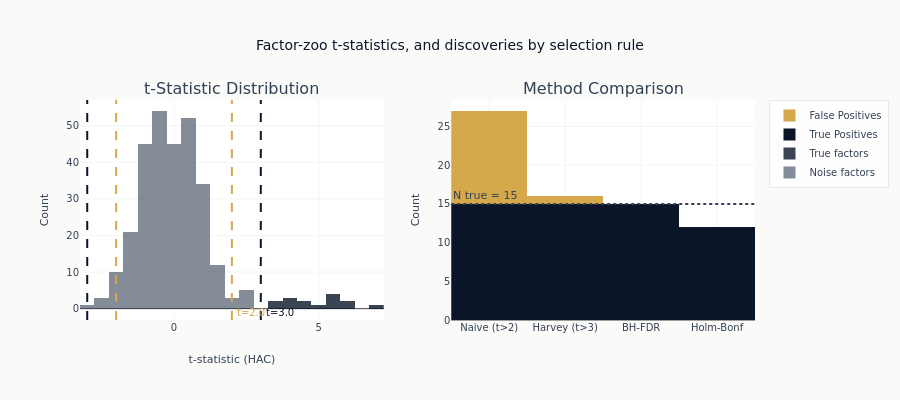

Here is the notebook cell this chart was saved with:
### Code cell
# Visualize factor zoo results
fig = make_subplots(
    rows=1, cols=2, subplot_titles=["t-Statistic Distribution", "Method Comparison"]
)

# t-stat distribution
t_stats = zoo_df["t_stat_hac"].to_numpy()
true_mask = is_true_factor

fig.add_trace(
    go.Histogram(
        x=t_stats[~true_mask],
        name="Noise factors",
        marker_color=COLORS["neutral"],
        opacity=0.6,
        nbinsx=30,
    ),
    row=1,
    col=1,
)

fig.add_trace(
    go.Histogram(
        x=t_stats[true_mask],
        name="True factors",
        marker_color=COLORS["blue"],
        opacity=0.8,
        nbinsx=15,
    ),
    row=1,
    col=1,
)

# Threshold lines with annotations
for thresh, label, color in [(2.0, "t=2.0", COLORS["amber"]), (3.0, "t=3.0", COLORS["blue"])]:
    for sign in [1, -1]:
        fig.add_vline(x=sign * thresh, line_dash="dash", line_color=color, row=1, col=1)
    fig.add_annotation(
        x=thresh,
        y=1,
        yref="paper",
        text=label,
        showarrow=False,
        font=dict(size=10, color=color),
        xanchor="left",
        yanchor="top",
        xshift=3,
        row=1,
        col=1,
    )

# Method comparison - colorblind-safe blue/orange
methods = ["Naive (t>2)", "Harvey (t>3)", "BH-FDR", "Holm-Bonf"]
tp_counts = [naive_tp, harvey_tp, bh_tp, holm_tp]
fp_counts = [naive_fp, harvey_fp, bh_fp, holm_fp]

fig.add_trace(
    go.Bar(x=methods, y=tp_counts, name="True Positives", marker_color=COLORS["blue"]),
    row=1,
    col=2,
)
fig.add_trace(
    go.Bar(x=methods, y=fp_counts, name="False Positives", marker_color=COLORS["amber"]),
    row=1,
    col=2,
)

fig.add_hline(
    y=n_true,
    line_dash="dot",
    line_color=COLORS["neutral"],
    row=1,
    col=2,
    annotation_text=f"N true = {n_true}",
    annotation_position="top left",
)

fig.update_layout(
    height=400,
    barmode="stack",
    title_text="Factor-zoo t-statistics, and discoveries by selection rule",
)
fig.update_xaxes(title_text="t-statistic (HAC)", row=1, col=1)
fig.update_yaxes(title_text="Count", row=1, col=1)
fig.update_yaxes(title_text="Count", row=1, col=2)

show_plotly_with_alt(
    fig,
    alt=(
        "Two panels. The left panel overlays the HAC t-statistics of the true factors and "
        "the noise factors; the noise distribution is a tall bell centred on zero, the "
        "true factors a low scatter reaching out to the right past a t of five, and "
        "dashed vertical lines mark the several candidate thresholds. The right panel is "
        "a stacked bar for each of four selection rules, splitting that rule's "
        "discoveries into true positives and false positives, with a dotted line at the "
        "number of factors that are genuinely non-null. The naive rule stands well above "
        "that line with a large false-positive block on top. The Harvey threshold keeps "
        "only a sliver of false positives, and the two correction procedures show none at "
        "all - the strictest of them landing below the line, having given up several "
        "genuine factors to get there."
    ),
)

### Figure 1 — Plotly figure (JSON) as saved in the notebook; plotly's stock layout.template omitted (floating-point values rounded to 4 significant figures; data arrays with more than 128 entries replaced by an {"elided": "..."} marker saying what was removed)
{"data": [{"marker": {"color": "#334155"}, "name": "Noise factors", "nbinsx": 30, "opacity": 0.6, "type": "histogram", "x": {"elided": "285 float values"}, "xaxis": "x", "yaxis": "y"}, {"marker": {"color": "#0a1628"}, "name": "True factors", "nbinsx": 15, "opacity": 0.8, "type": "histogram", "x": [5.296, 4.573, 4.634, 5.875, 3.849, 5.31, 3.879, 5.732, 5.986, 4.895, 3.728, 3.755, 5.318, 6.756, 3.555], "xaxis": "x", "yaxis": "y"}, {"marker": {"color": "#0a1628"}, "name": "True Positives", "type": "bar", "x": ["Naive (t>2)", "Harvey (t>3)", "BH-FDR", "Holm-Bonf"], "xaxis": "x2", "y": [15, 15, 15, 12], "yaxis": "y2"}, {"marker": {"color": "#D4A84B"}, "name": "False Positives", "type": "bar", "x": ["Naive (t>2)", "Harvey (t>3)", "BH-FDR", "Holm-Bonf"], "xaxis": "x2", "y": [12, 1, 0, 0], "yaxis": "y2"}], "layout": {"annotations": [{"font": {"size": 16}, "showarrow": false, "text": "t-Statistic Distribution", "x": 0.225, "xanchor": "center", "xref": "paper", "y": 1.0, "yanchor": "bottom", "yref": "paper"}, {"font": {"size": 16}, "showarrow": false, "text": "Method Comparison", "x": 0.775, "xanchor": "center", "xref": "paper", "y": 1.0, "yanchor": "bottom", "yref": "paper"}, {"font": {"color": "#D4A84B", "size": 10}, "showarrow": false, "text": "t=2.0", "x": 2.0, "xanchor": "left", "xref": "x", "xshift": 3, "y": 1, "yanchor": "top", "yref": "y"}, {"font": {"color": "#0a1628", "size": 10}, "showarrow": false, "text": "t=3.0", "x": 3.0, "xanchor": "left", "xref": "x", "xshift": 3, "y": 1, "yanchor": "top", "yref": "y"}, {"showarrow": false, "text": "N true = 15", "x": 0, "xanchor": "left", "xref": "x2 domain", "y": 15, "yanchor": "bottom", "yref": "y2"}], "barmode": "stack", "height": 400, "shapes": [{"line": {"color": "#D4A84B", "dash": "dash"}, "type": "line", "x0": 2.0, "x1": 2.0, "xref": "x", "y0": 0, "y1": 1, "yref": "y domain"}, {"line": {"color": "#D4A84B", "dash": "dash"}, "type": "line", "x0": -2.0, "x1": -2.0, "xref": "x", "y0": 0, "y1": 1, "yref": "y domain"}, {"line": {"color": "#0a1628", "dash": "dash"}, "type": "line", "x0": 3.0, "x1": 3.0, "xref": "x", "y0": 0, "y1": 1, "yref": "y domain"}, {"line": {"color": "#0a1628", "dash": "dash"}, "type": "line", "x0": -3.0, "x1": -3.0, "xref": "x", "y0": 0, "y1": 1, "yref": "y domain"}, {"line": {"color": "#334155", "dash": "dot"}, "type": "line", "x0": 0, "x1": 1, "xref": "x2 domain", "y0": 15, "y1": 15, "yref": "y2"}], "title": {"text": "Factor-zoo t-statistics, and discoveries by selection rule"}, "xaxis": {"anchor": "y", "domain": [0.0, 0.45], "title": {"text": "t-statistic (HAC)"}}, "xaxis2": {"anchor": "y2", "domain": [0.55, 1.0]}, "yaxis": {"anchor": "x", "domain": [0.0, 1.0], "title": {"text": "Count"}}, "yaxis2": {"anchor": "x2", "domain": [0.0, 1.0], "title": {"text": "Count"}}}}
